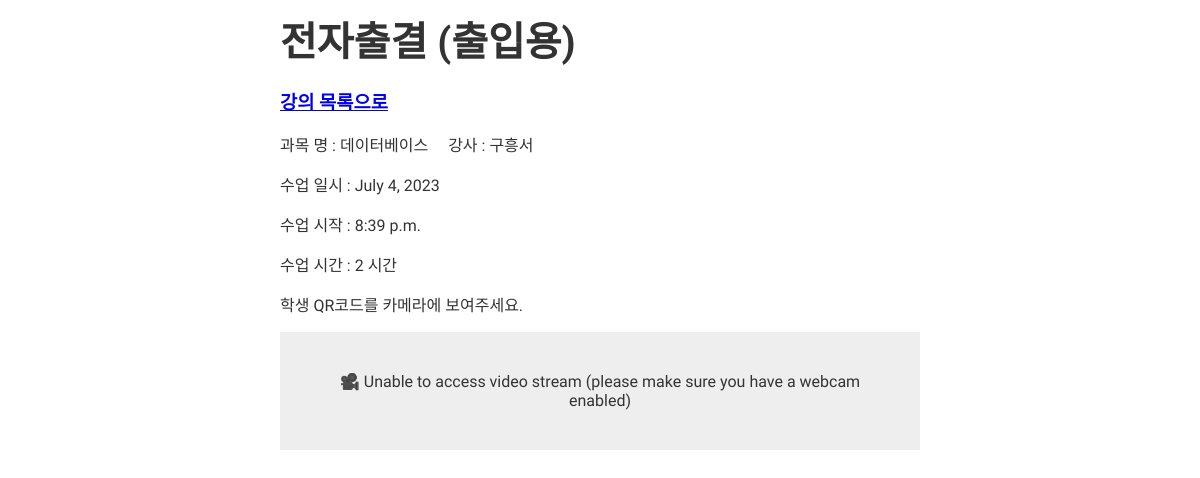
Screenshot of /course/QRScanner_in/1/ with the database file from the repository.
### course/models.py (models this page shows, shortened)
class Course(models.Model):
    course_name = models.CharField(max_length=50)
    teacher_name = models.CharField(max_length=20)
    division_name = models.ForeignKey(Division, on_delete=models.CASCADE)
    start_date = models.DateField()
    start_at = models.TimeField()
    end_at = models.TimeField()
    hours = models.IntegerField()

### course/views.py (the view, shortened to what this page needs)
# urls.py: path('QRScanner_in/<int:pk>/', views.QRScanner_in, name='QRScanner_in'),
def QRScanner_in(request, pk):
    course = get_object_or_404(Course, pk=pk)
    qr_error = False    # 유효한 QR인지 확인
    context = {
        'course' : course,
        'qr_error'  : qr_error,
    }
    return render(request, 'attendance/QRScanner_in.html', context)

### course/templates/attendance/QRScanner_in.html (shortened to what this page needs)
{% load static %}
<html>
<head>
</head>
<body>
  <h1>전자출결 (출입용)</h1>
  <h3>
    <a href="{% url 'course:course_detail' course.pk %}">
      강의 목록으로
    </a>
  </h3>
  <p>과목 명 : {{course.course_name}} &nbsp;&nbsp;&nbsp; 강사 : {{course.teacher_name}} </p>
  <p>수업 일시 : {{course.start_date}}</p>
  <p>수업 시작 : {{course.start_at}} </p>
  <p>수업 시간 : {{course.hours}} 시간</p>
  <p>학생 QR코드를 카메라에 보여주세요.</p>
  <div id="loadingMessage">🎥 Unable to access video stream (please make sure you have a webcam enabled)</div>
</body>
</html>

### course/templates/attendance/QRScanner_in.html (style rules this page uses)
body { font-family: 'Ropa Sans', sans-serif; color: #333; max-width: 640px; margin: 0 auto; position: relative; }
h1 { margin: 10px 0; font-size: 40px; }
#loadingMessage { text-align: center; padding: 40px; background-color: #eee; }

### rows the page displays
Course: course_name "데이터베이스", teacher_name "구흥서", start_date "July 4, 2023", start_at "8:39 p.m.", hours "2"
